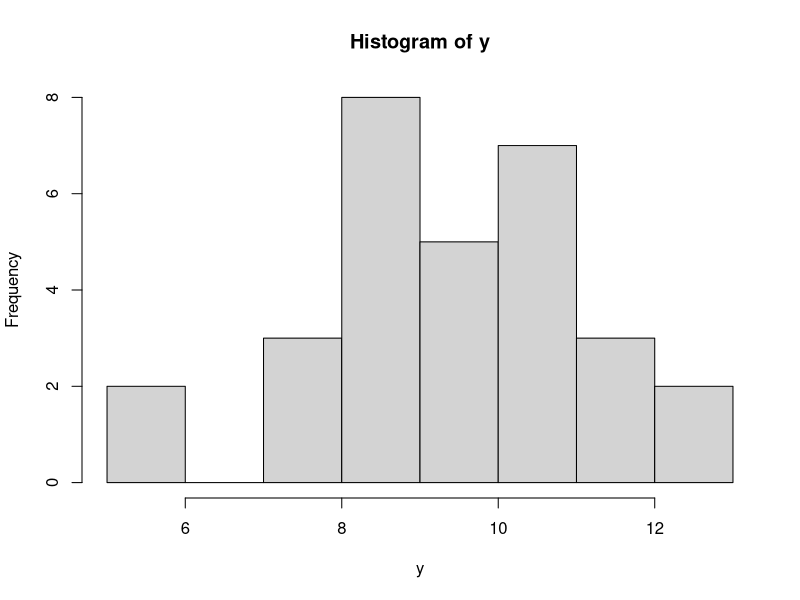

Here is the R script that generated this plot: (Note: a time limit stopped this script after it produced the figure.)
##### fonksiyonel porgramlama#####
# print cat ve paste fonksiyonlari

print(5+6)
x <- 5
print(x)
y <-  10
print(x,y) #y'yi yazdirmiyor. sadece x veriyor

cat(x,y) #ikisini birden yazdirir

cat(x,' -> ',y) # 5  ->  10 seklinde cikti verir 
 
t <-cat(x,' -> ',y) #5  ->  10 seklinde cikti verir 
t #null verir. cat sadece yazdirmak icindir. atama yapilmaz


cat(x,'esittir:', y,'\n' ,'alt satirdayim') 
#\n ile alt satira gectik. c++ gibi

paste(x,y,'degerleri') #vektor olarak verdi [1] "5 10 degerleri" seklinde

t <- paste(x,y,'degerleri') #atama yapabildik.
t 

class(t) #karakter

paste0(x,y,'DDDD') #bosluk olmadan verdiiii
# paste fonksiyonunda \n calismaz

###### if else #########

if (5==5) {
  print('Dogru')
}

if (5==4) {
  print('Dogru')
} #bir sey yazdirmadi


if (5==4) {
  print('Dogru')
}else {
  print('Yanlis')
} #yanlis cevabini verdi



x <- seq(from = 10, to =25)
x

if(TRUE) {
  print('var')
  
}else{
  print('yok')
} #icerisi true ise if degilse else calisir.


if (mean(x)>50) {
  cat('sayilarin toplami: ',sum(x), ', ortalamasi: ',mean(x))
}else{
  print('bosver')
} #olesine alistirma

y <-  seq(10,150)
y
x <- seq(10,25)
x
if (sum(x)>150 & mean(x)>20) {
  print("selam")
}else{
  print('meraba')
}

y <- rnorm(30, mean = 10, sd = 2)
y
median(y)#9,37
mean(y) #9.45

if (median(y)>mean(y)) {
  print('sola carpik')
}else if(as.integer(median(y))==as.integer(mean(y))){
  print('dengeli')
}else{
  print('saga carpik')
}
#dengeli sonucunu aldik

hist(y) #harbiden dengeli


if (mean(iris$Sepal.Length)>5 & median(iris$Sepal.Width)>4) {
  print('kosullar saglandi')
}else{
  print('kosullar saglanmadi')
} #saglanmamis

if (mean(iris$Sepal.Length)>5 | median(iris$Sepal.Width)>4) {
  print('kosullar saglandi')
}else{
  print('kosullar saglanmadi')
} #veya kullandik sagladi


##### for dongusu ####

y <- seq(1,25)
for (i in 1:10) {
  print(y[i])
} #1den 10a kadar olan indislerin icerisini yazdirdik

x <-  rnorm(12, mean = 18, sd = 3)
x


for (k in 1:10) {
  print(x[k])
} #ilk 10 nesneyi yazd??rd??k
x


for (i in 1:length(x)) {
  print(x[i])
} #1den xin say??s?? kadar eleman yazdir


for (i in length(x):1) {
  print(x[i])
}#tersten yazmaya basladi

y <- c('a','b','c','d')
pas <- ''
for (i in 1:length(y)) {
  
  pas <- paste(pas, '-',y[i])
  print(pas)
} #surekli pasa ekler
print(pas) #son halini kontrol ettik

##### for in icinde if else####


#sayiarin tek cift olduguna gore atayan 

sayi <- seq(10,100)
cift <- ''
tek <- ''
for (i in 1:length(sayi)) {
  if (sayi[i]%%2==0) {
    cift <- paste(cift,'-',sayi[i])
    
  }else if (sayi[i]%%2==1) {
    tek <- paste(tek,'/',sayi[i])
    
  }
}

cift
tek

##### while dongusu####

x <- seq(15,30)
x=10
while (x > 5) {
  print('calisiyor')
  return()
}
# sonuna Sys.sleep(1) yazsak her saniye cevaplari verir
# return yazdigimizda da direkt bitiriyor.
x = 5
l = 1
while (x<10) {
  cat(l, '. dongu gerceklesti', '\n')  
  l = l +1
  Sys.sleep(3)
} #sonsuza kadar calisir
x = 5
l = 1
while (x<10) {
  x = x+1
  cat(l, '. dongu gerceklesti', '\n')  
  l = l +1
  Sys.sleep(3)
}  #x'i surekli arttirarak dongunun son bulmasini sagladik

l=1
x=5
while (x<10) {
cat(l, '. dongu gerceklesti', '\n')  
  if (l==6) {
  x = 11     
  }
  l = l +1
  Sys.sleep(3)
} #burda l 6 olana kadar calisir sonra durur. cunku x=11 dedik if icinde.
#while komutumuz x 10dan kucukken calis demekti





##### icice donguler####

x=1
y=1
for (i in 1:10) {
  
x = x+i  
 for (k in 1:10) {
   y = y+k
 
   }    
}
x # 56
y # 551 
#ilk for dongusu her bi kere calistiginda ikinci for dongusu yazdigimiz sayi
# kadar calisiyor. dikkat etmemiz gereken noktalardan biridir bu.


View(iris)
for (i in 1:ncol(iris)) {  #sayi iceren sutun no ald??k
  
  print(names(iris[i]))
  
  for (k in 1:length(iris$Sepal.Length)) { #sat??r say??s??
   print(iris[k,i])
  }
  
} #sirasiyla hepsini verdi. ama karisik verdi. amacim zaten alt alta verdirmekti.

for (i in 1:nrow(iris)) {
  
  for (k in 1:ncol(iris)) {
    
    text <- paste(names(iris[k]), 'degiskeninin ',i,'. satir degeri => ',
                  iris[i,k],' esittir')
    print(text)
    Sys.sleep(1)
  }  
} #her bir sutunu satir degerleriyle beraber saniyede 1 veri seklinde listeledik

#while icinde for
while (TRUE) {
  
  print('while')
  for (i in 1:5) {
    print(i)
    
    Sys.sleep(1)
  }
  
  Sys.sleep(1)
  if (i==5) {
    break
  } #bunu ekledik sonsuzlugu kesti. yoksa sonsuza kadar gider
  
  
} #sonsuza kadar gidiyor





##### for dongusu icinde vektor olusturma####


x=''

for (i in 1:10) {
  
x[i] = i  
  
}
x #10a kadar olani ekledi

  
#for icinde if
min(iris$Petal.Length) #1
max(iris$Petal.Length) #6.9
mean(iris$Petal.Length) #3.7



for (i in 1:nrow(iris)) {
    if (iris$Petal.Length[i]<3) {
      text <- paste(names(iris[3]),' sutununun ' ,i,'. degeri 3ten kucuktur')
      print(text)
    }else if (iris$Petal.Length[i]>3) {
      text1 <- paste(names(iris[3]),' sutununun ' ,i,'. degeri 3ten buyuktur')
      print(text1)
    }else {
      text2 <- paste(names(iris[3]),' sutununun ' ,i,'. degeri 3tur')
      print(text2)
    }
} #sayilarin kontrolu

x <- character(length(iris$Petal.Length)) #bos sekilde vektor olusturdu

for (i in 1:length(x)) {
  if (iris$Petal.Length[i] >= 3) {
      x[i] <- 'buyuktur'
    
  }else {
    x[i] <- 'kucuktur'
  }
}
x #buyuktur kucuktur seklinde icine eleman atadikk

iris['var2'] <- x
iris #yeni sutun ekleyip oraya attik.



###### fonksiyonlar#####

#en onemli konu#

toplama <- function(x,y){
  
  result = x+y
  return(result)
}

toplama(5,10) #olusturduk ve 15 verdi

a <- seq(1,10)

f <- function(x){
  topla = 0
  for (i in 1:length(x)) {
    topla = topla + x[i]
  }
    return(topla) 
}
f(a) #1den 10a kadar olan sayilariverdi

b <- rnorm(20, mean = 15, sd = 3)
b
sum(b) #293.6969
f(b) #293.6969  #kendi sum fonksiyonumuzu yazdikkk


c <- rnorm(20, mean = 25, sd = 4)

df <-  data.frame(b,c)
df

myfun <- function(x,y){
  
  for (i in 1:length(x)) {
    
    t=x[i]+y[i]
    b=x[i]/y[i]
    z=x[i]*y[i]
    res = (t+b)/z
    print(res)
  }
}
myfun(b,c) #b ve c vektorlerindeki sayilarimizi her bir indisleri
#iceriye girdigimiz ozel islemler yaptik sonucu yazdirdik

##### kullanici girdisi ile fonk deger gonderme#####

f <- function(){
  x = readline(prompt = "Ilk sayiyi girini:")
  y = readline(prompt = "Ikinci sayiyi girini:")
  x <-  as.numeric(x)
  y <-  as.numeric(y)
  d = x+y
  return(d)
  
}

f() #readline icerisi hep character aldigi icin as.numeric ile cevirmek zorundayiz

f1 <- function(){
  x <-  readline(prompt = "ilk sayi: ")
  y <-  readline(prompt = "ikinci sayi: ")
  z <-  readline(prompt = "ucuncu sayi: ")
  x <- as.numeric(x)
  y <- as.numeric(y)
  z <- as.numeric(z)
  
  ort = (x+y+z)/3
  res =  paste('3 sayinin ortalamasi: ',ort,'a esittir')
  
  return(res)
}
f1()
10
15
35
#girdileri boyle de girebilriiz. 20 verdi
##### fonk icinde if else####

f1 <- function(){
  
  x <- readline(prompt = 'bir sayi giriniz')
  x <-  as.numeric(x)
  if (x%%2==0) {
    print('girdigin sayi cifttir')
  }else if (x%%2==1) {
    print('girdigin sayi tektir')
  }
  
  
}

f1()
20
f1()
31
#bu sekilde if else kullandik. bunu kendim yaptim. simdi hocaninkileri yazcam


f2 <-  function() {
  x <- readline(prompt = 'sayi sole: ')
  x <- as.numeric(x)
  if (x%%2==0) {
    return(x**2) #xin karesi
    
  }else if (x%%3==0) {
    return(x**3) #xin kupu
    
  }else{
    return(0) #sifir ver
  }
}
f2()
45
12
11



f3 <-  function(x,y){
    if (x>y) {
      r = x+y
    }else{
      r=0
    }
    if (x<10) {
      r1 = x-y
    }else{
      r1=0
    }
    return(r-r1)
}
f3(9,5) #10
f3(10,5) #15
f3(8,11)#3 
f3(12,13)#0


f4 <-  function(x,y){
  r=0
  r1=0
  if (x>y) {
    r = x+y
  }
  if (x<10) {
    r1 = x-y
  }
  return(r-r1)
}
## diger cozumdeki elseleri kaldirip boyle cozum bulduk
f4(5,4) #calisti 8


##### fonk icinde for####

standart_S <-  function(x, population = TRUE){
  
  uzunluk <-  length(x)
  ortalama <- mean(x)
  fark_vec = numeric(uzunluk) #belirlenen sayi kadar vector olusturur. hepsi sifir olur icinin
  
  for (i in 1:uzunluk) {
    fark_vec[i] <- (x[i]-ortalama)**2
  }
  toplam_fark =sum(fark_vec)
  
  if (population == TRUE) {
    standart_ort = toplam_fark/uzunluk
  }else{
    standart_ort = toplam_fark/(uzunluk-1)
  }
  
  std= sqrt(standart_ort)
  return(std)
  
} #standart sapma fonksiyonu olusturduk.
 
a <- rnorm(30, mean = 15, sd = 12)

sd(a) #11.03327  r dirrekt n-1 olarak veriyo
standart_S(a) #10.84782
standart_S(a,FALSE) #11.03327


##### while dongusunun for gibi kullanilmasi#####

View(iris)


f1 <- function(data){ #irise gore yaptik
  baslangic <- 1 #ilk satir icin
  son <-  nrow(data) #son satir icin
  ortalama <- mean(data[,3], na.rm = TRUE) #o sutunun ortalama degerini aldik. if elsede bunu kullancaz cunku
  
  result <-  list() #eklemek istedigimiz listeyi olusturduk
  result[['k']] <- numeric() #numeric olarak 2 vektor olusturdujk
  result[['b']] <-  numeric()
  
  while (TRUE) {
    if (data[baslangic,3]<ortalama) { #3. 1. satir ortalamadan kucukse yap
      d <- (data[baslangic,1] * data[baslangic,2]) / data[baslangic,4]
      result[['k']] <- append(result[['k']],d)  #virgulden sonraki sonucu listeye ekleme fonk
      
    }else{ #degilse veya esitse yap
      
      d <- data[baslangic,1] * data[baslangic,2] * data[baslangic,4]
      result[['b']] <-  append(result[['b']],d)
    }
    
    baslangic = baslangic +1 # for gibi her dongude bir arttirdik
    if (baslangic == son) { #son satir sayisiyla esit oldugunda bitir dedik.
      break
    }
  }
  return(result)
    
    
} #baslangic ve bitisi belirleyerek bi for dongusu gibi kullandirdik.
# onemli bi kod en azindan bilmek yaraticiligini etkiler


f1(iris)

result <-  f1(iris)
result

class(result) #list

##### fonksiyonlarin icinde tanimlanan nesneler####

f1 <-  function(){
  x=5
  y=10
  z=12
  
  return(x+y+z)
}
f1() #27 verdi

x #bulunmadi cunku fonk icinde tanimli normal tanimli degil.

f2 <-  function(){
  x <<- 5
  y <<- 10
  z <<- 12
  
  return(x+y+z)
}
f2()#27 verdi
x #verdi. disarida da tanimli olmasi icin <<- atama operatorunu kullanmak gerekli
#onemli bi bilgidir bu. ama genellikle kullanmak sikinti
#cok gerek olmadikca kullanmamaya dikkat et


f3 <-  function(x,y){
  
return(x+y)  
  
}
f3(4,5) #9 verdi. normal

f3(x=4,y=5) #9 verdi normal

f3(x=6,t=3)  #hata verdi

f3(x <- 4, y <- 3) #bu da oldu
# <-  ile = arasinda fark yoktur. ama genellikle fonk parametre belirlerken 
#esittir kullan. esittir kullan hata yeme ;)


x=15
f4 <-  function(){
    x= 20
    y=5
  return(x+y)
}

f4() #25
x #15 verdi fonk icinde degisikli etkilemedi


f5 <- function(){
  x <<- 20
  y <<- 24
  return(x+y)
}
f5() #44
x#20 oldu. fonk calistirdiginda deger degisiyo <<- sayesinde






##### odev ####
 #soru 1

#icerisine bir adet vektor argumani (paremetre) alan bir fonksiyon olusturunuz. 
#Bu fonksiyon verilen vektorun tum elamanlarinin mutlak degerini abs() 
#fonskiyonunu kullanarak alimali. Ardindan mutlak degeri alinmi degerlerin 
#karekokunu almali ve sonuc olarak cikan tum elemanlari 10 ile carpip olusan 
#degerlerin toplamini almali. Olusturdugunuz fonksiyonu rastgele normal dagilan 
#bir degisken olusturarak test ediniz. Yazdiginiz tum script'i cevap olarak belirtiniz. 


f1 <-  function(x){
  
  mutlak <-  numeric(length = length(x))
  karekok <- numeric(length = length(x))
  carp <- numeric(length = length(x))
  for (i in 1:length(x)) {
    
    mutlak[i] <- abs(x[i]) 
    karekok[i] <- sqrt(x[i])
    carp[i] <- x[i]*10
    topla <- sum(carp)
    
  }
  return(topla)
}

x <- rnorm(10,mean = 10,sd=1)
f1(x)


#soru 2

f2 <- function(y){
  
  yliste <-  list()
 
   for(i in 1:length(y)){
    
    yvektor <- c()
    
    for(k in 1:length(y[[i]])){
      
      if(y[[i]][k] > 5){
        
        yvektor[k] <- "buyuktur" 
      }else{
        yvektor[k] <- "kucuktur"
      }
    }
    
    yliste[[i]] <- yvektor
  }
  
  return(yliste)
}



a <- c(10,5,23,4,12,3,2,12)
b <- c(45,3,78,1,55,5,7,98)
l <- list(a,b)

f2(l)


fonksiyon2 <- function(liste){
  
  # Bu liste yeni bir listedir for dongusunde yeni elemanlar atanacaktir.
  # Al??d???? elemanlar fonksiyona verilen listenin vektor elemanlarinin 
  # buyuktur kucukktur hale cevrilmis hali olacaktir
  # ONEMLI: bu listenin elemanlari vektor olactir
  yeniListe <- list()
  for(i in 1:length(liste)){
    
    # Bu kisimda yeni bir vektor olusturulmasi gerek. 
    # cunku bu vektor listenin icerisindeki vektorde bulunan
    # degerlere gore buyuktur kucuk degerlerini alacak
    # ve son olarak listeye eklenecektir.  
    # Fonksiyonu verilen listenin diger elemanina gectiginde 
    # tekrar bos olarak olusturulacak ve yeni degerlerini alacaktir.
    yeniVektor <- c() # Her liste dongusunde (i) yeni bos vektor olusturur.
    
    for(k in 1:length(liste[[i]])){
      
      ## Vektordeki elemanlarin kontrolu
      if(liste[[i]][k] > 5){
        
        # Yeni vektore buyuktur atamasi
        yeniVektor[k] <- "buyuktur" 
      }else{
        # Yeni vektore kucuktur atamasi
        yeniVektor[k] <- "Kucuktur"
      }
    }
    
    # Yeni vektorun yeni listenin gecerli indeksine kaydedilmesi
    yeniListe[[i]] <- yeniVektor
  }
  
  # Sonuc olarak yeni listenin donulmesi
  return(yeniListe)
}
fonksiyon2(l)
